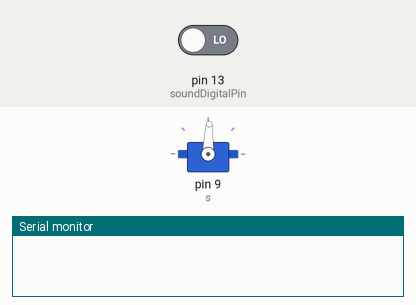
Simulated run of this sketch. Board: Arduino Uno, built with avr-gcc and run on an emulated ATmega328P. Shown: servo, the last lines printed to the serial monitor. The inputs (shaded band) are chosen by the test bench; at power-on: pin 13 (soundDigitalPin) LOW.

Above: at 1.2 s.
1.3 s: pin 13 (soundDigitalPin) driven HIGH
At 2.0 s:
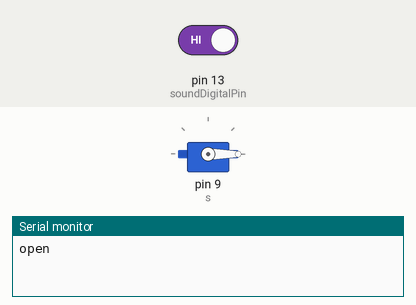
2.8 s: pin 13 (soundDigitalPin) driven LOW
At 4.7 s:
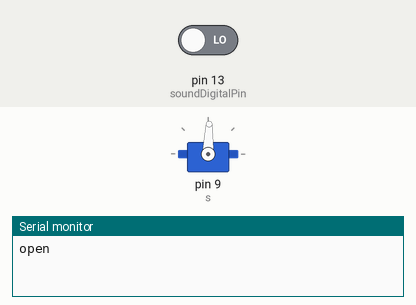
Timing chart, 0 to 6.2 s (numbered marks = the images above; inputs shaded):
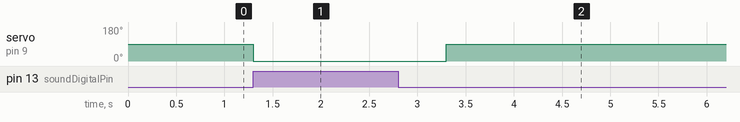

Measured:
- after the input at 1.3 s, servo on pin 9 (s): 88° → 0° at once
- after the input at 2.8 s, servo on pin 9 (s): 0° → 88° after 0.50 s

The sketch:

open_door_with_voice.ino
```cpp
#include <Servo.h>
Servo s;
int soundDigitalPin = 13;

void setup() {
  pinMode(soundDigitalPin, INPUT);
  Serial.begin(9600);
  s.attach(9);
  s.write(88);

}

void loop() {
  // كنشوفو واش الحساس عطى إشارة (البولة سنيات)
  int status = digitalRead(soundDigitalPin);

  if (status == HIGH) { // أو LOW على حسب نوع الحساس، جربهم بجوج
    s.write(0);
    Serial.println("open");
    delay(2000); // غير باش تبان ليك البولة شعلات
  } else {
    s.write(88);
  }
}
```
